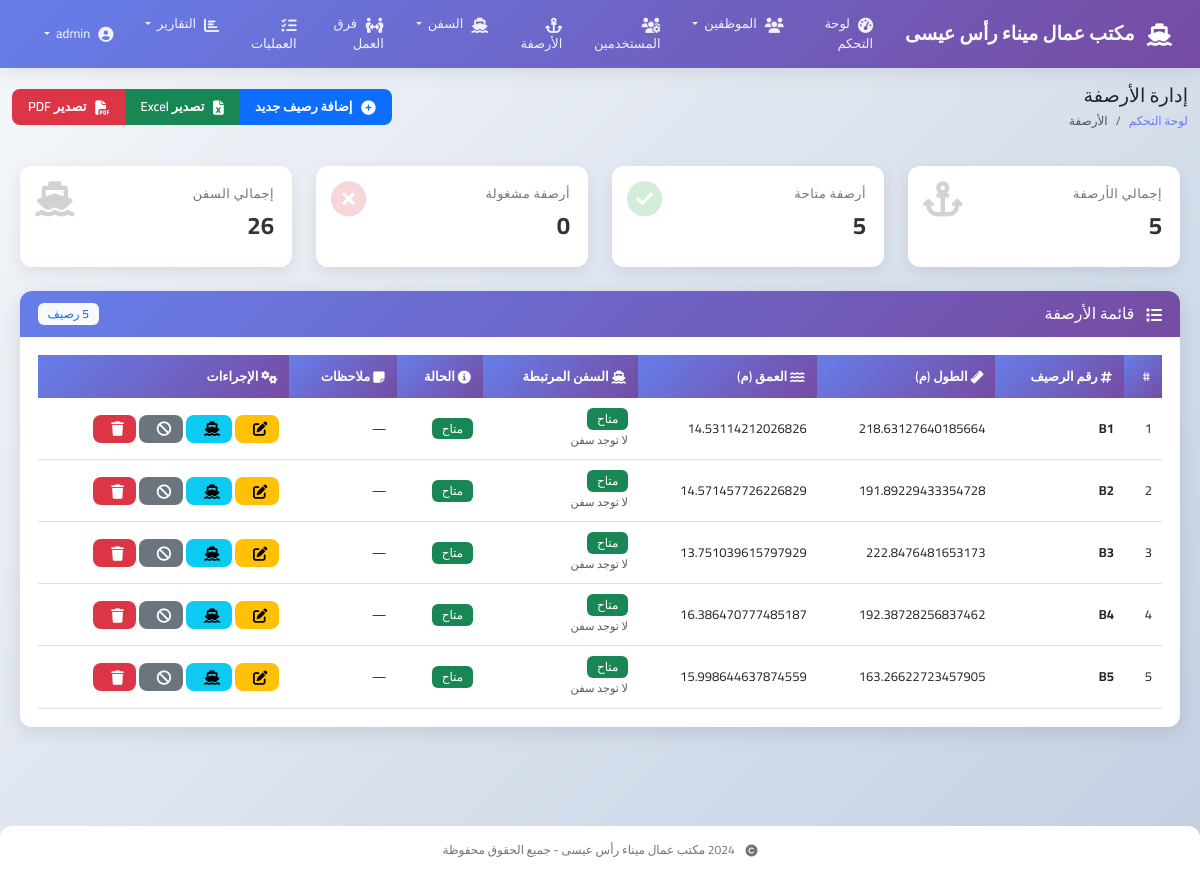
The page /berths (signed in) on the database as committed earlier.
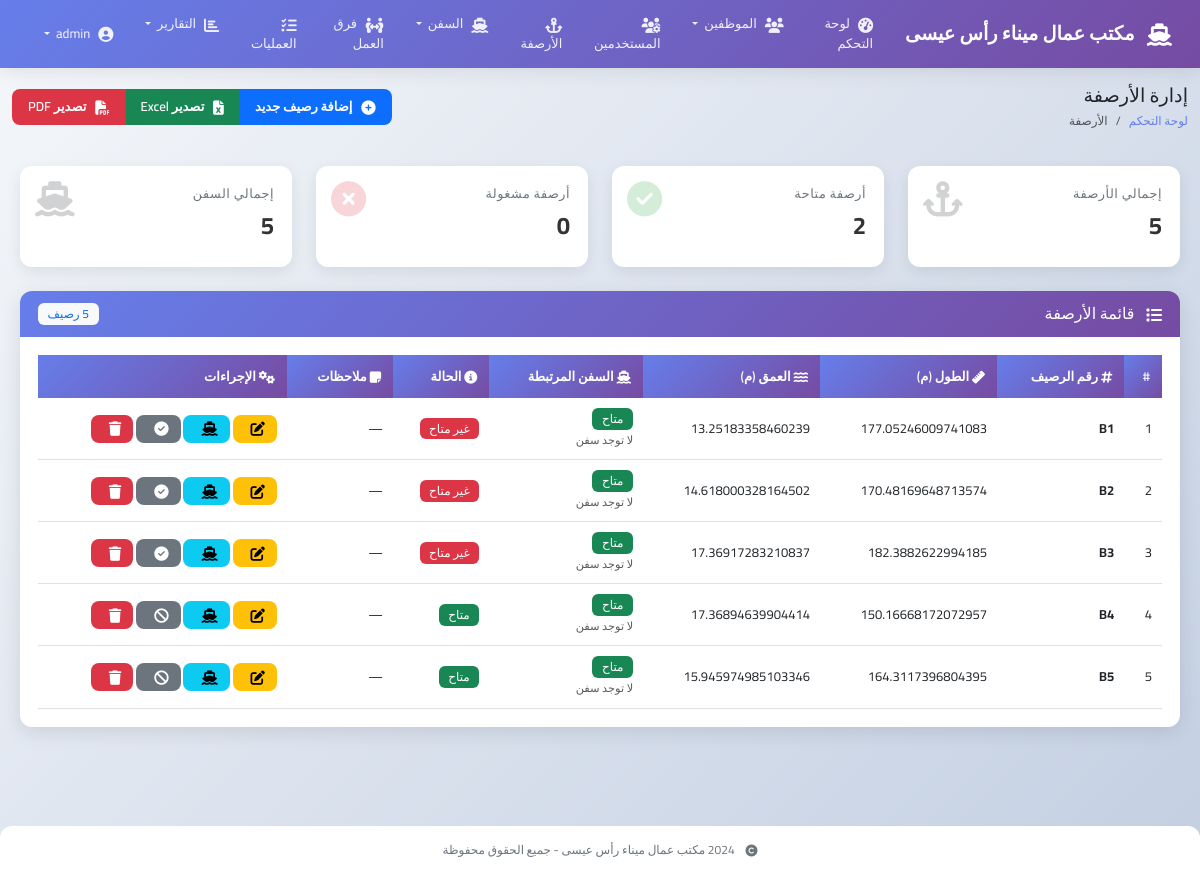
The same page on the database as committed later.
### models.py (models this page shows, shortened)
class Berth(db.Model):
    __tablename__ = 'berths'
    id = db.Column(db.Integer, primary_key=True)
    number = db.Column(db.String(10), unique=True, nullable=False)
    length = db.Column(db.Float)
    depth = db.Column(db.Float)
    is_available = db.Column(db.Boolean, default=True)
    current_ship_id = db.Column(db.Integer, db.ForeignKey('ships.id'))
    notes = db.Column(db.Text)
    current_ship = db.relationship('Ship')
    @property
    def ships_count(self):
        return Ship.query.filter_by(berth_number=self.number).count()
    @property
    def is_occupied(self):
        return self.current_ship_id is not None

### app.py (the view)
@app.route('/berths')
@login_required
def berth_list():
    berths = Berth.query.all()
    stats = {
        'total': len(berths),
        'active': sum(1 for b in berths if b.is_available),
        'occupied': sum(1 for b in berths if b.is_occupied),
        'total_ships': sum(b.ships_count for b in berths)
    }
    return render_template('berths/list.html', berths=berths, stats=stats)

### app.py (called while the page is built)
@login_manager.user_loader
def load_user(user_id):
    return User.query.get(int(user_id))

### models.py (called while the page is built)
    def is_admin(self):
        return self.role == 'admin'

### templates/berths/list.html (shortened to what this page needs)
{% extends "base.html" %}
{% block page_title %}إدارة الأرصفة{% endblock %}
{% block breadcrumb %}
<li class="breadcrumb-item"><a href="{{ url_for('dashboard') }}">لوحة التحكم</a></li>
<li class="breadcrumb-item active">الأرصفة</li>
{% endblock %}
{% block page_actions %}
<div class="btn-group" role="group">
    {% if current_user.is_admin() %}
    <a href="{{ url_for('add_berth') }}" class="btn btn-primary">
        <i class="fas fa-plus-circle"></i> إضافة رصيف جديد
    </a>
    {% endif %}
    <button class="btn btn-success" onclick="exportToExcel()">
        <i class="fas fa-file-excel"></i> تصدير Excel
    </button>
    <button class="btn btn-danger" onclick="exportToPDF()">
        <i class="fas fa-file-pdf"></i> تصدير PDF
    </button>
</div>
{% endblock %}
{% block content %}
<div class="row mb-4">
    <div class="col-md-3">
        <div class="stat-card">
            <i class="fas fa-anchor stat-icon"></i>
            <div class="stat-title">إجمالي الأرصفة</div>
            <div class="stat-value">{{ stats.total }}</div>
        </div>
    </div>
    <div class="col-md-3">
        <div class="stat-card">
            <i class="fas fa-check-circle stat-icon" style="color: #28a745;"></i>
            <div class="stat-title">أرصفة متاحة</div>
            <div class="stat-value">{{ stats.active }}</div>
        </div>
    </div>
    <div class="col-md-3">
        <div class="stat-card">
            <i class="fas fa-times-circle stat-icon" style="color: #dc3545;"></i>
            <div class="stat-title">أرصفة مشغولة</div>
            <div class="stat-value">{{ stats.occupied }}</div>
        </div>
    </div>
    <div class="col-md-3">
        <div class="stat-card">
            <i class="fas fa-ship stat-icon"></i>
            <div class="stat-title">إجمالي السفن</div>
            <div class="stat-value">{{ stats.total_ships }}</div>
        </div>
    </div>
</div>
<div class="card">
    <div class="card-header bg-primary text-white d-flex justify-content-between align-items-center">
        <h5 class="mb-0">
            <i class="fas fa-list me-2"></i>
            قائمة الأرصفة
        </h5>
        <span class="badge bg-light text-primary">{{ berths|length }} رصيف</span>
    </div>
    <div class="card-body">
        <div class="table-responsive">
            <table class="table table-hover" id="berthsTable">
                <thead>
                    <tr>
                        <th>#</th>
                        <th><i class="fas fa-hashtag"></i> رقم الرصيف</th>
                        <th><i class="fas fa-ruler"></i> الطول (م)</th>
                        <th><i class="fas fa-water"></i> العمق (م)</th>
                        <th><i class="fas fa-ship"></i> السفن المرتبطة</th>
                        <th><i class="fas fa-info-circle"></i> الحالة</th>
                        <th><i class="fas fa-sticky-note"></i> ملاحظات</th>
                        {% if current_user.is_admin() %}
                        <th><i class="fas fa-cogs"></i> الإجراءات</th>
                        {% endif %}
                    </tr>
                </thead>
                <tbody>
                    {% for berth in berths %}
                    <tr>
                        <td>{{ loop.index }}</td>
                        <td>
                            <strong>{{ berth.number }}</strong>
                        </td>
                        <td>{{ berth.length or '—' }}</td>
                        <td>{{ berth.depth or '—' }}</td>
                        <td>
                            {% if berth.is_occupied %}
                                <span class="badge bg-primary">
                                    <i class="fas fa-ship me-1"></i>
                                    {{ berth.current_ship.name if berth.current_ship else 'سفينة' }}
                                </span>
                                <br>
                                <small class="text-muted">مشغول حالياً</small>
                            {% else %}
                                <span class="badge bg-success">متاح</span>
                                <br>
                                <small class="text-muted">لا توجد سفن</small>
                            {% endif %}
                        </td>
                        <td>
                            {% if berth.is_available %}
                                <span class="badge bg-success">متاح</span>
                            {% else %}
                                <span class="badge bg-danger">غير متاح</span>
                            {% endif %}
                        </td>
                        <td>
                            {% if berth.notes %}
                                <i class="fas fa-comment text-muted" title="{{ berth.notes }}"></i>
                            {% else %}
                                —
                            {% endif %}
                        </td>
                        {% if current_user.is_admin() %}
                        <td class="action-buttons">
                            <a href="{{ url_for('edit_berth', id=berth.id) }}" class="btn btn-sm btn-warning" title="تعديل">
                                <i class="fas fa-edit"></i>
                            </a>
                            <button class="btn btn-sm btn-info" title="عرض السفن"
                                    onclick="showBerthShips({{ berth.id }})">
                                <i class="fas fa-ship"></i>
                            </button>
                            <a href="{{ url_for('toggle_berth', id=berth.id) }}" class="btn btn-sm btn-secondary"
                               title="{% if berth.is_available %}تعطيل{% else %}تفعيل{% endif %}">
                                <i class="fas {% if berth.is_available %}fa-ban{% else %}fa-check-circle{% endif %}"></i>
                            </a>
                            <a href="{{ url_for('delete_berth', id=berth.id) }}" class="btn btn-sm btn-danger"
                               onclick="return confirm('⚠️ هل أنت متأكد من حذف الرصيف {{ berth.number }}؟')" title="حذف">
                                <i class="fas fa-trash"></i>
                            </a>
                        </td>
                        {% endif %}
                    </tr>
                    {% endfor %}
                </tbody>
            </table>
        </div>
    </div>
</div>
{% endblock %}

### templates/base.html (shortened to what this page needs)
<!DOCTYPE html>
<html lang="ar" dir="rtl">
<head>
    <link href="https://cdn.jsdelivr.net/npm/bootstrap@5.3.0/dist/css/bootstrap.rtl.min.css" rel="stylesheet">
    <link rel="stylesheet" href="https://cdnjs.cloudflare.com/ajax/libs/font-awesome/6.4.0/css/all.min.css">
    <link rel="stylesheet" href="https://cdn.datatables.net/1.13.4/css/dataTables.bootstrap5.min.css">
    <link rel="stylesheet" href="https://cdn.jsdelivr.net/npm/sweetalert2@11/dist/sweetalert2.min.css">
</head>
<body>
    <nav class="navbar navbar-expand-lg">
        <div class="container-fluid">
            <a class="navbar-brand" href="{{ url_for('index') }}">
                <i class="fas fa-ship"></i>
                مكتب عمال ميناء رأس عيسى
            </a>
            <div class="collapse navbar-collapse" id="navbarNav">
                {% if current_user.is_authenticated %}
                <ul class="navbar-nav me-auto">
                    <li class="nav-item">
                        <a class="nav-link {% if request.endpoint == 'dashboard' %}active{% endif %}" href="{{ url_for('dashboard') }}">
                            <i class="fas fa-tachometer-alt"></i>
                            لوحة التحكم
                        </a>
                    </li>
                    <li class="nav-item dropdown">
                        <a class="nav-link dropdown-toggle" href="#" role="button" data-bs-toggle="dropdown">
                            <i class="fas fa-users"></i>
                            الموظفين
                        </a>
                    </li>
                    {% if current_user.is_admin() %}
                    <li class="nav-item">
                        <a class="nav-link {% if request.endpoint in ['user_list', 'add_user', 'edit_user'] %}active{% endif %}" href="{{ url_for('user_list') }}">
                            <i class="fas fa-users-cog"></i>
                            المستخدمين
                        </a>
                    </li>
                    {% endif %}
                    <li class="nav-item">
                        <a class="nav-link {% if request.endpoint in ['berth_list', 'add_berth', 'edit_berth'] %}active{% endif %}" href="{{ url_for('berth_list') }}">
                            <i class="fas fa-anchor"></i>
                            الأرصفة
                        </a>
                    </li>
                    <li class="nav-item dropdown">
                        <a class="nav-link dropdown-toggle" href="#" role="button" data-bs-toggle="dropdown">
                            <i class="fas fa-ship"></i>
                            السفن
                        </a>
                    </li>
                    <li class="nav-item">
                        <a class="nav-link {% if request.endpoint == 'team_list' %}active{% endif %}" href="{{ url_for('team_list') }}">
                            <i class="fas fa-people-arrows"></i>
                            فرق العمل
                        </a>
                    </li>
                    <li class="nav-item">
                        <a class="nav-link {% if request.endpoint in ['operation_list', 'add_operation', 'edit_operation'] %}active{% endif %}" href="{{ url_for('operation_list') }}">
                            <i class="fas fa-tasks"></i>
                            العمليات
                        </a>
                    </li>
                    <li class="nav-item dropdown">
                        <a class="nav-link dropdown-toggle" href="#" role="button" data-bs-toggle="dropdown">
                            <i class="fas fa-chart-bar"></i>
                            التقارير
                        </a>
                    </li>
                </ul>
                <ul class="navbar-nav">
                    <li class="nav-item dropdown">
                        <a class="nav-link dropdown-toggle" href="#" role="button" data-bs-toggle="dropdown">
                            <i class="fas fa-user-circle"></i>
                        </a>
                    </li>
                </ul>
                {% endif %}
            </div>
        </div>
    </nav>
    {% if current_user.is_authenticated %}
    <div class="container-fluid mt-3">
        <div class="d-flex justify-content-between align-items-center mb-3">
            <div>
                <h4 class="mb-0">{% block page_title %}{% endblock %}</h4>
                <nav aria-label="breadcrumb">
                    <ol class="breadcrumb">
                        {% block breadcrumb %}{% endblock %}
                    </ol>
                </nav>
            </div>
            <div>
                {% block page_actions %}{% endblock %}
            </div>
        </div>
    </div>
    {% endif %}
    <main class="main-content">
        {% block content %}{% endblock %}
    </main>
    <footer class="footer">
        <div class="container">
            <p class="mb-0">
                <i class="fas fa-copyright me-2"></i>
                2024 مكتب عمال ميناء رأس عيسى - جميع الحقوق محفوظة
            </p>
        </div>
    </footer>
</body>
</html>

### templates/base.html (style rules this page uses)
* { font-family: 'Cairo', sans-serif; margin: 0; padding: 0; box-sizing: border-box; }
body { background: linear-gradient(135deg, #f5f7fa 0%, #c3cfe2 100%); min-height: 100vh; font-size: 14px; line-height: 1.5; }
.navbar { background: linear-gradient(135deg, #667eea 0%, #764ba2 100%); padding: 0.5rem 1rem; box-shadow: 0 2px 20px rgba(0,0,0,0.1); }
.navbar-brand { font-size: 1.2rem; font-weight: 700; color: white !important; }
.navbar-brand i { margin-left: 8px; font-size: 1.4rem; }
.nav-link { color: rgba(255,255,255,0.9) !important; font-weight: 500; margin: 0 3px; padding: 0.4rem 0.8rem !important; border-radius: 6px; transition: all 0.3s; font-size: 13px; }
.nav-link i { margin-left: 5px; font-size: 0.95rem; }
.main-content { padding: 20px; min-height: calc(100vh - 140px); }
.card { border: none; border-radius: 12px; box-shadow: 0 5px 20px rgba(0,0,0,0.1); transition: all 0.3s; margin-bottom: 20px; }
.card-header { background: linear-gradient(135deg, #667eea 0%, #764ba2 100%); color: white; border: none; border-radius: 12px 12px 0 0 !important; padding: 12px 18px; font-weight: 600; font-size: 15px; }
.card-header i { margin-left: 8px; font-size: 1rem; }
.card-body { padding: 18px; font-size: 13px; }
.btn { border-radius: 8px; padding: 8px 16px; font-weight: 600; transition: all 0.3s; border: none; font-size: 13px; }
.btn-sm { padding: 5px 12px; font-size: 12px; }
.btn i { margin-left: 6px; font-size: 0.9rem; }
.table { font-size: 13px; margin-bottom: 0; }
.table thead th { background: linear-gradient(135deg, #667eea 0%, #764ba2 100%); color: white; font-weight: 600; border: none; padding: 12px; font-size: 13px; }
.table tbody td { padding: 10px; vertical-align: middle; }
h4, .h4 { font-size: 1.2rem; }
h5, .h5 { font-size: 1rem; }
.breadcrumb { background: transparent; padding: 0; margin: 5px 0 0 0; font-size: 12px; }
.breadcrumb-item a { color: #667eea; text-decoration: none; }
i { display: inline-block; vertical-align: middle; }
.footer { background: white; padding: 15px; text-align: center; color: #6c757d; border-radius: 12px 12px 0 0; margin-top: 20px; font-size: 12px; }
.stat-card { background: white; border-radius: 12px; padding: 18px; box-shadow: 0 5px 15px rgba(0,0,0,0.08); position: relative; overflow: hidden; transition: all 0.3s; }
.stat-card .stat-icon { position: absolute; left: 15px; top: 15px; font-size: 2.2rem; opacity: 0.2; }
.stat-card .stat-title { color: #6c757d; font-size: 0.8rem; text-transform: uppercase; letter-spacing: 0.5px; margin-bottom: 5px; }
.stat-card .stat-value { font-size: 1.5rem; font-weight: 700; color: #333; margin: 5px 0; }
.badge { font-size: 0.75rem; padding: 0.4em 0.8em; font-weight: 500; }

Rows that differ between the two databases and show on the page:
changed Berth (number 1 of 5 on the later page): length "218.63127640185664" → "177.05246009741083"; depth "14.53114212026826" → "13.25183358460239"; is_available "متاح" → "غير متاح"
changed Berth (number 2 of 5 on the later page): length "191.89229433354728" → "170.48169648713574"; depth "14.571457726226829" → "14.618000328164502"; is_available "متاح" → "غير متاح"
changed Berth (number 3 of 5 on the later page): length "222.8476481653173" → "182.3882622994185"; depth "13.751039615797929" → "17.36917283210837"; is_available "متاح" → "غير متاح"
changed Berth (number 4 of 5 on the later page): length "192.38728256837462" → "150.16668172072957"; depth "16.386470777485187" → "17.36894639904414"
changed Berth (number 5 of 5 on the later page): length "163.26622723457905" → "164.3117396804395"; depth "15.998644637874559" → "15.945974985103346"
Other text that changed with them:
{{ stats.active }}: "5" → "2"
{{ stats.total_ships }}: "26" → "5"
